Frame 1 (no input): blank canvas, image omitted
Frame 60 (the mouse pressed at the canvas centre just before this capture): blank canvas, image omitted
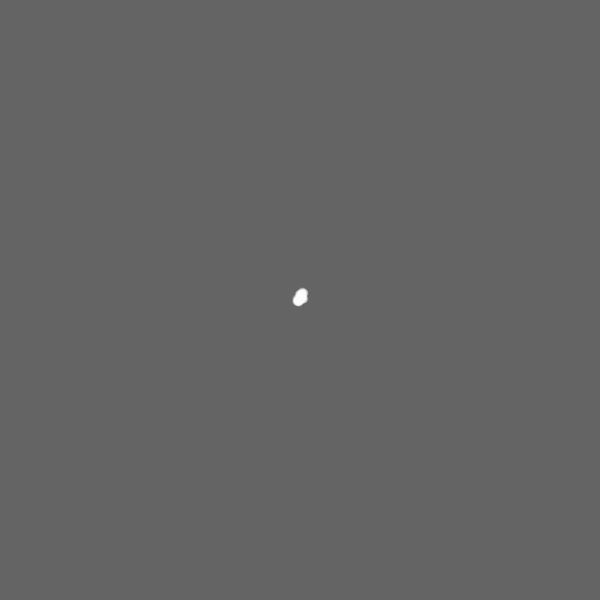
Frame 120 (the mouse held since frame 60 and released just before this capture)

The Processing sketch whose frames 1 and 60 were blank and that drew this single picture after the mouse press (run headless with seeded random() and noise(); from frame 60 on, the mouse is pressed at the canvas centre):

// Processing sketch: Example_I_01
// ── Example_I_01.pde
Walker mariah;

void setup() {
  pixelDensity(displayDensity());
  size(600, 600);
  mariah = new Walker();
  background(100);
}

void draw() {
  mariah.step();
  mariah.render();
}

// ── Walker.pde
class Walker {
  PVector pos;
  
  Walker() {
    pos = new PVector(width/2, height/2);
  }
  
  void step() {
    PVector randomStep = PVector.random2D();
    pos.add(randomStep);
  }
  
  void render() {
    noStroke();
    fill(255, 40);
    ellipse(pos.x, pos.y, 8, 8);
  }
  
}
